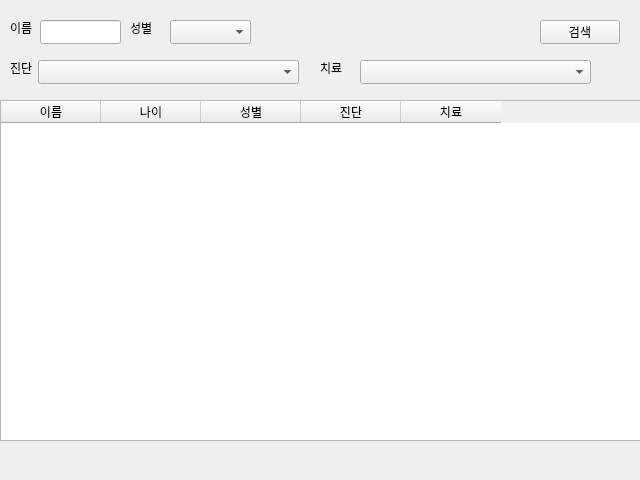
<?xml version="1.0" encoding="UTF-8"?>
<ui version="4.0">
 <class>PatientInfoForm</class>
 <widget class="QWidget" name="PatientInfoForm">
  <property name="geometry">
   <rect>
    <x>0</x>
    <y>0</y>
    <width>640</width>
    <height>480</height>
   </rect>
  </property>
  <property name="windowTitle">
   <string>Form</string>
  </property>
  <widget class="QLineEdit" name="lineEdit">
   <property name="geometry">
    <rect>
     <x>40</x>
     <y>20</y>
     <width>81</width>
     <height>24</height>
    </rect>
   </property>
  </widget>
  <widget class="QPushButton" name="pushButton">
   <property name="geometry">
    <rect>
     <x>540</x>
     <y>20</y>
     <width>80</width>
     <height>24</height>
    </rect>
   </property>
   <property name="text">
    <string>검색</string>
   </property>
  </widget>
  <widget class="QLabel" name="nameLabel">
   <property name="geometry">
    <rect>
     <x>10</x>
     <y>20</y>
     <width>24</width>
     <height>16</height>
    </rect>
   </property>
   <property name="text">
    <string>이름</string>
   </property>
  </widget>
  <widget class="QLabel" name="genderLabel">
   <property name="geometry">
    <rect>
     <x>130</x>
     <y>20</y>
     <width>24</width>
     <height>16</height>
    </rect>
   </property>
   <property name="text">
    <string>성별</string>
   </property>
  </widget>
  <widget class="QLabel" name="treatLabel">
   <property name="geometry">
    <rect>
     <x>320</x>
     <y>60</y>
     <width>24</width>
     <height>16</height>
    </rect>
   </property>
   <property name="text">
    <string>치료</string>
   </property>
  </widget>
  <widget class="QTableWidget" name="tableWidget">
   <property name="geometry">
    <rect>
     <x>0</x>
     <y>100</y>
     <width>641</width>
     <height>341</height>
    </rect>
   </property>
   <column>
    <property name="text">
     <string>이름</string>
    </property>
   </column>
   <column>
    <property name="text">
     <string>나이</string>
    </property>
   </column>
   <column>
    <property name="text">
     <string>성별</string>
    </property>
   </column>
   <column>
    <property name="text">
     <string>진단</string>
    </property>
   </column>
   <column>
    <property name="text">
     <string>치료</string>
    </property>
   </column>
  </widget>
  <widget class="QComboBox" name="genderComboBox">
   <property name="geometry">
    <rect>
     <x>170</x>
     <y>20</y>
     <width>81</width>
     <height>24</height>
    </rect>
   </property>
  </widget>
  <widget class="QComboBox" name="treatComboBox">
   <property name="geometry">
    <rect>
     <x>360</x>
     <y>60</y>
     <width>231</width>
     <height>24</height>
    </rect>
   </property>
  </widget>
  <widget class="QLabel" name="diagnosisLabel">
   <property name="geometry">
    <rect>
     <x>10</x>
     <y>60</y>
     <width>24</width>
     <height>16</height>
    </rect>
   </property>
   <property name="text">
    <string>진단</string>
   </property>
  </widget>
  <widget class="QComboBox" name="diagnosisComboBox">
   <property name="geometry">
    <rect>
     <x>38</x>
     <y>60</y>
     <width>261</width>
     <height>24</height>
    </rect>
   </property>
  </widget>
 </widget>
 <resources/>
 <connections/>
</ui>
